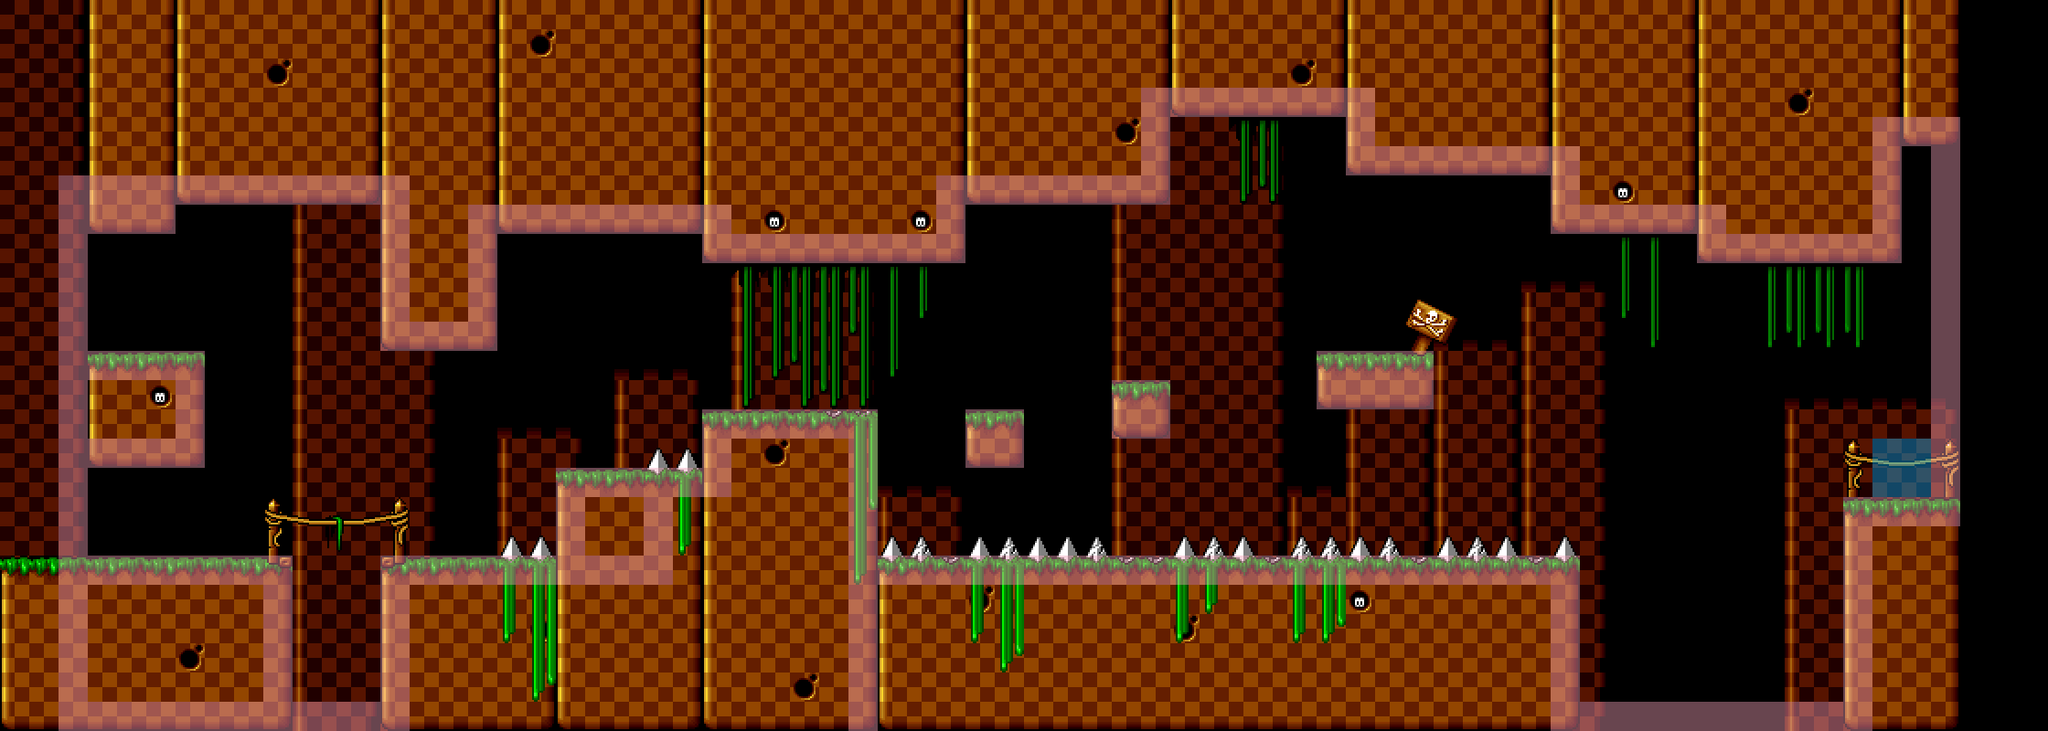

Below is a game level as drawn by its tile map, then a one-line description and the .tmx that defines it (tile-layer data replaced by summaries):
An orthogonal 70x25 tile map with 32x32 px tiles, 4 tile layers (Background, Floor, Floor2, Walkability), 2 tilesets.

<map version="1.0" orientation="orthogonal" renderorder="right-down" width="70" height="25" tilewidth="32" tileheight="32" nextobjectid="1">
 <properties>
  <property name="Draw" type="int" value="1" />
 </properties>
 <tileset firstgid="1" name="level_tiles" tilewidth="32" tileheight="32" tilecount="140" columns="20">
  <image source="level_tiles.png" width="640" height="241" />
  <tile id="69">
   <properties>
    <property name="Background" type="int" value="1" />
   </properties>
  </tile>
 </tileset>
 <tileset firstgid="141" name="WalkabilityTiles" tilewidth="32" tileheight="32" tilecount="2" columns="2">
  <image source="WalkabilityTiles.png" width="64" height="32" />
 </tileset>
 <layer name="Background" width="70" height="25">
  <properties>
   <property name="Background" type="int" value="1" />
   <property name="Draw" type="int" value="1" />
  </properties>
  <data>[1750 cells, 1750 non-empty, 5 distinct tile ids]</data>
 </layer>
 <layer name="Floor" width="70" height="25">
  <properties>
   <property name="Draw" type="int" value="1" />
   <property name="NoDraw" type="int" value="0" />
  </properties>
  <data>[1750 cells, 929 non-empty, 20 distinct tile ids]</data>
 </layer>
 <layer name="Floor2" width="70" height="25">
  <properties>
   <property name="Draw" type="int" value="1" />
   <property name="NoDraw" type="int" value="1" />
  </properties>
  <data>[1750 cells, 112 non-empty, 30 distinct tile ids]</data>
 </layer>
 <layer name="Walkability" width="70" height="25" opacity="0.44">
  <properties>
   <property name="Draw" type="int" value="0" />
  </properties>
  <data>[1750 cells, 264 non-empty, 2 distinct tile ids]</data>
 </layer>
</map>
